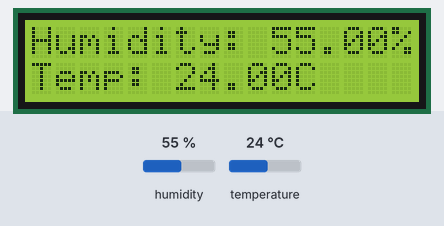
The sketch below on a simulated Arduino Uno, built with avr-gcc and run on an emulated ATmega328P. On the bench: 16×2 character LCD. Inputs (shaded band) come from the test bench; at power-on: humidity 55 %, temperature 24 °C.

Above: at 3.2 s.
3.3 s: humidity set to 22 %
At 4.5 s:
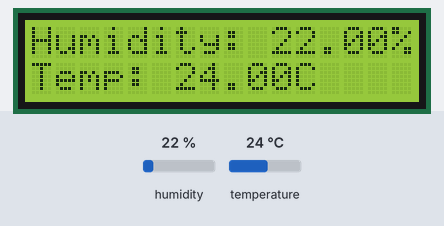
6.0 s: temperature set to 12 °C
At 6.4 s:
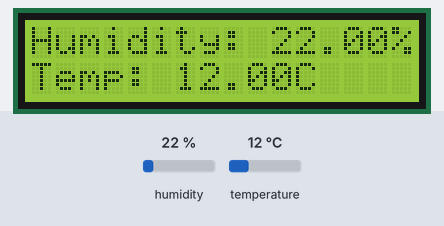
8.7 s: humidity set to 40 %
At 11.3 s:
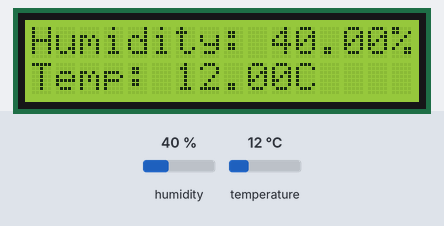
11.6 s: temperature set to 19 °C
At 13.5 s:
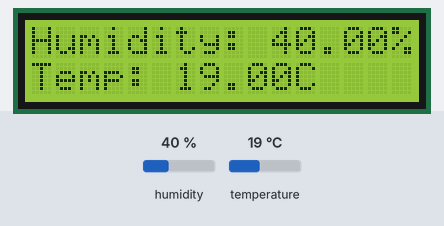
Timing chart, 0 to 15.0 s (numbered marks = the images above; inputs shaded):
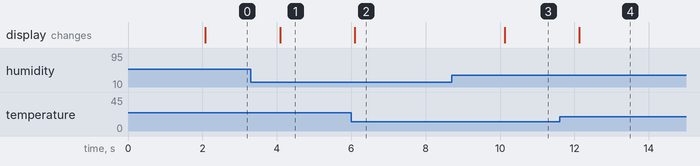

Measured:
- after the input at 3.3 s, the display: changes after 0.79 s (image 1)
- after the input at 6.0 s, the display: changes after 0.10 s (image 2)
- after the input at 8.7 s, the display: changes after 1.4 s (image 3)
- after the input at 11.6 s, the display: changes after 0.54 s (image 4)

The sketch:

temperature_humidity_monitor.ino
```cpp
#include <DHT.h>            // Include the DHT library
#include <LiquidCrystal.h>   // Include the LCD library

// Pin definitions for DHT22 and LCD
#define DHTPIN 7            // Pin where the DHT22 is connected
#define DHTTYPE DHT22       // Define the type of DHT sensor (DHT22)

DHT dht(DHTPIN, DHTTYPE);   // Create a DHT object

// Initialize the LCD with the corresponding pins
LiquidCrystal lcd(12, 11, 5, 4, 3, 2);

void setup() {
  // Start the serial communication
  Serial.begin(9600);

  // Initialize the DHT sensor
  dht.begin();

  // Set up the LCD display
  lcd.begin(16, 2);           // Set LCD dimensions to 16x2
  lcd.print("Humidity & Temp"); // Print initial message
  delay(2000);                 // Wait for 2 seconds before displaying data
}

void loop() {
  // Read the humidity and temperature values from the DHT22 sensor
  float humidity = dht.readHumidity();
  float temperature = dht.readTemperature();

  // Check if the readings are valid
  if (isnan(humidity) || isnan(temperature)) {
    lcd.clear();
    lcd.print("Failed to read sensor");
    return;
  }

  // Clear the LCD and display the new readings
  lcd.clear();
  lcd.print("Humidity: ");
  lcd.print(humidity);
  lcd.print("%");

  lcd.setCursor(0, 1);         // Move to the second line of the LCD
  lcd.print("Temp: ");
  lcd.print(temperature);
  lcd.print("C");

  // Wait for 2 seconds before updating the display
  delay(2000);
}
```
